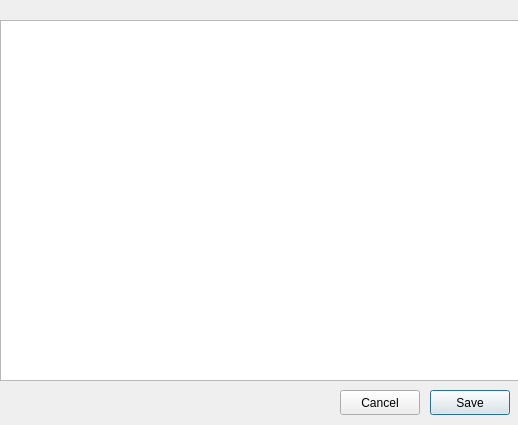
<?xml version="1.0" encoding="UTF-8"?>
<ui version="4.0">
 <class>ImageRead</class>
 <widget class="QDialog" name="ImageRead">
  <property name="geometry">
   <rect>
    <x>0</x>
    <y>0</y>
    <width>518</width>
    <height>425</height>
   </rect>
  </property>
  <property name="windowTitle">
   <string>Image Text</string>
  </property>
  <widget class="QPushButton" name="saveButton">
   <property name="geometry">
    <rect>
     <x>430</x>
     <y>390</y>
     <width>80</width>
     <height>25</height>
    </rect>
   </property>
   <property name="text">
    <string>Save</string>
   </property>
  </widget>
  <widget class="QPushButton" name="cancelButton">
   <property name="geometry">
    <rect>
     <x>340</x>
     <y>390</y>
     <width>80</width>
     <height>25</height>
    </rect>
   </property>
   <property name="text">
    <string>Cancel</string>
   </property>
  </widget>
  <widget class="QPlainTextEdit" name="plainTextEdit">
   <property name="geometry">
    <rect>
     <x>0</x>
     <y>20</y>
     <width>521</width>
     <height>361</height>
    </rect>
   </property>
   <property name="plainText">
    <string/>
   </property>
  </widget>
 </widget>
 <resources/>
 <connections/>
</ui>
